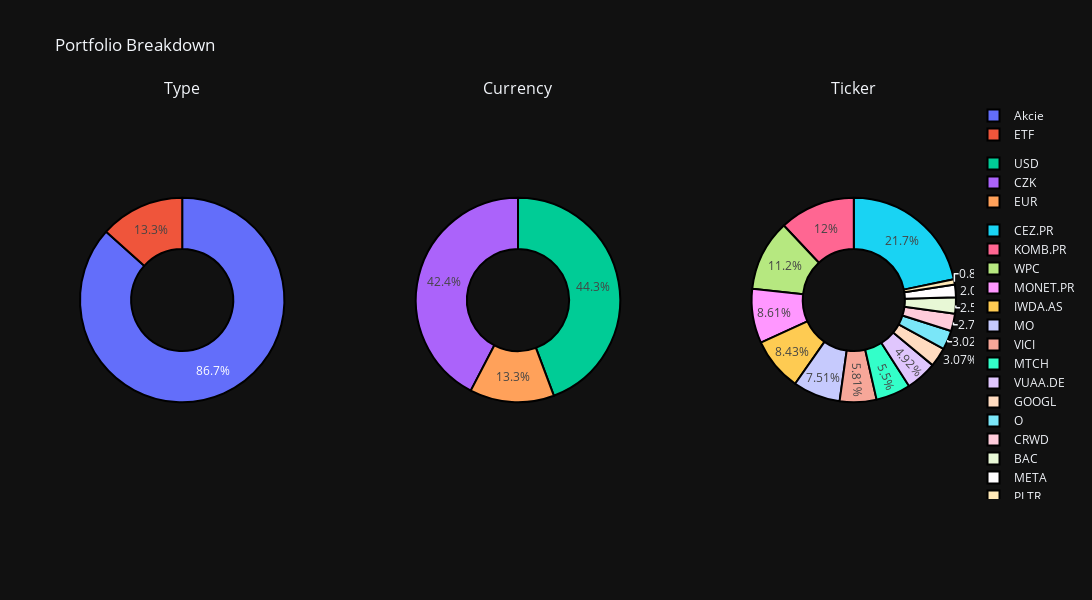
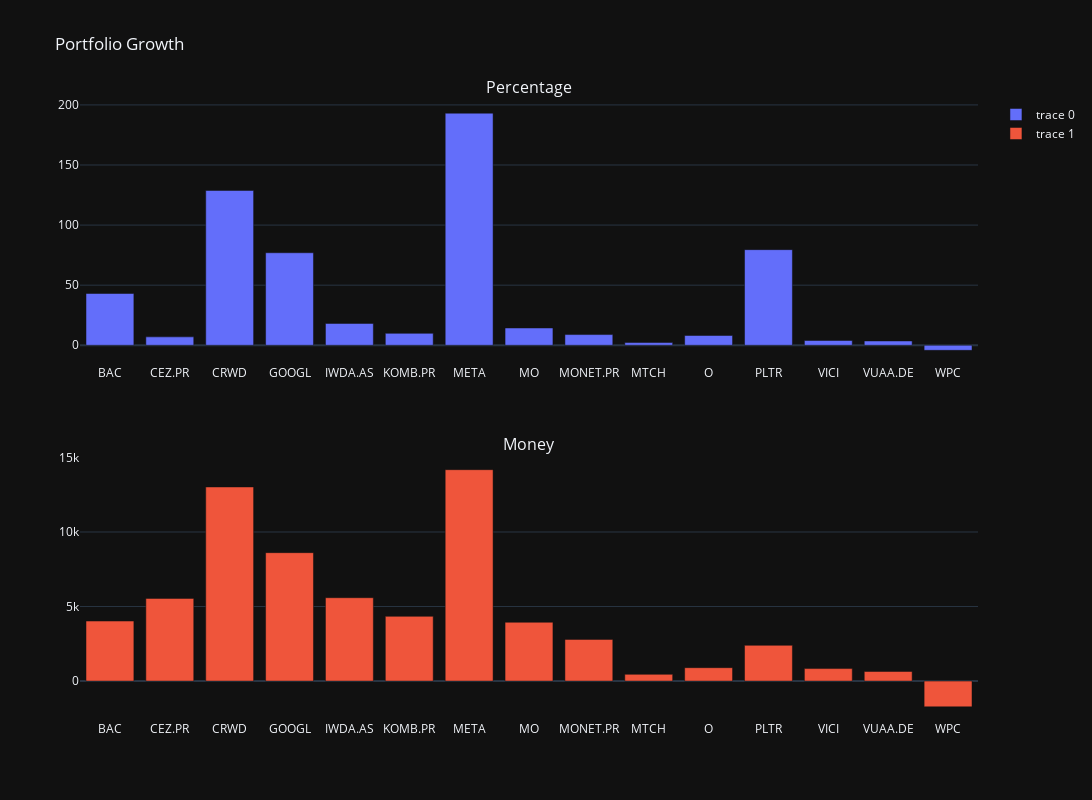

Source (notebook cell) for these figures, in order:
### Code cell
show_portfolio_breakdown(summary)
show_portfolio_growth(summary)

### Figure 1 — Plotly figure (JSON) as saved in the notebook; plotly's stock layout.template omitted (floating-point values rounded to 4 significant figures)
{"data": [{"domain": {"x": [0, 0.2333], "y": [0, 1]}, "hole": 0.5, "labels": ["Akcie", "Akcie", "Akcie", "Akcie", "ETF", "Akcie", "Akcie", "Akcie", "Akcie", "Akcie", "Akcie", "Akcie", "Akcie", "ETF", "Akcie"], "legendgroup": "1", "marker": {"line": {"color": "black", "width": 2}}, "type": "pie", "values": [9351.0, 79370.0, 10110.0, 11190.0, 30770.0, 43816, 7342.0, 27400.0, 31430.0, 20080.0, 11020.0, 3016.0, 21190.0, 17950.0, 41000.0]}, {"domain": {"x": [0.3833, 0.6167], "y": [0, 1]}, "hole": 0.5, "labels": ["USD", "CZK", "USD", "USD", "EUR", "CZK", "USD", "USD", "CZK", "USD", "USD", "USD", "USD", "EUR", "USD"], "legendgroup": "2", "marker": {"line": {"color": "black", "width": 2}}, "type": "pie", "values": [9351.0, 79370.0, 10110.0, 11190.0, 30770.0, 43816, 7342.0, 27400.0, 31430.0, 20080.0, 11020.0, 3016.0, 21190.0, 17950.0, 41000.0]}, {"domain": {"x": [0.7667, 1.0], "y": [0, 1]}, "hole": 0.5, "labels": ["BAC", "CEZ.PR", "CRWD", "GOOGL", "IWDA.AS", "KOMB.PR", "META", "MO", "MONET.PR", "MTCH", "O", "PLTR", "VICI", "VUAA.DE", "WPC"], "legendgroup": "3", "marker": {"line": {"color": "black", "width": 2}}, "type": "pie", "values": [9351.0, 79370.0, 10110.0, 11190.0, 30770.0, 43816, 7342.0, 27400.0, 31430.0, 20080.0, 11020.0, 3016.0, 21190.0, 17950.0, 41000.0]}], "layout": {"annotations": [{"font": {"size": 16}, "showarrow": false, "text": "Type", "x": 0.1167, "xanchor": "center", "xref": "paper", "y": 1, "yanchor": "bottom", "yref": "paper"}, {"font": {"size": 16}, "showarrow": false, "text": "Currency", "x": 0.5, "xanchor": "center", "xref": "paper", "y": 1, "yanchor": "bottom", "yref": "paper"}, {"font": {"size": 16}, "showarrow": false, "text": "Ticker", "x": 0.8833, "xanchor": "center", "xref": "paper", "y": 1, "yanchor": "bottom", "yref": "paper"}], "height": 600, "title": {"text": "Portfolio Breakdown"}, "width": 1200}}

### Figure 2 — Plotly figure (JSON) as saved in the notebook; plotly's stock layout.template omitted (floating-point values rounded to 4 significant figures)
{"data": [{"type": "bar", "x": ["BAC", "CEZ.PR", "CRWD", "GOOGL", "IWDA.AS", "KOMB.PR", "META", "MO", "MONET.PR", "MTCH", "O", "PLTR", "VICI", "VUAA.DE", "WPC"], "xaxis": "x", "y": [43.06, 6.99, 128.8, 76.98, 18.17, 9.913, 193.1, 14.4, 8.9, 2.258, 8.159, 79.56, 3.961, 3.6, -4.209], "yaxis": "y"}, {"type": "bar", "x": ["BAC", "CEZ.PR", "CRWD", "GOOGL", "IWDA.AS", "KOMB.PR", "META", "MO", "MONET.PR", "MTCH", "O", "PLTR", "VICI", "VUAA.DE", "WPC"], "xaxis": "x2", "y": [4027.0, 5548.0, 13020.0, 8614.0, 5592.0, 4344.0, 14180.0, 3945.0, 2797.0, 453.3, 899.3, 2400.0, 839.5, 646.2, -1726.0], "yaxis": "y2"}], "layout": {"annotations": [{"font": {"size": 16}, "showarrow": false, "text": "Percentage", "x": 0.5, "xanchor": "center", "xref": "paper", "y": 1, "yanchor": "bottom", "yref": "paper"}, {"font": {"size": 16}, "showarrow": false, "text": "Money", "x": 0.5, "xanchor": "center", "xref": "paper", "y": 0.425, "yanchor": "bottom", "yref": "paper"}], "height": 800, "title": {"text": "Portfolio Growth"}, "width": 1200, "xaxis": {"anchor": "y", "domain": [0, 1]}, "xaxis2": {"anchor": "y2", "domain": [0, 1]}, "yaxis": {"anchor": "x", "domain": [0.575, 1]}, "yaxis2": {"anchor": "x2", "domain": [0, 0.425]}}}
